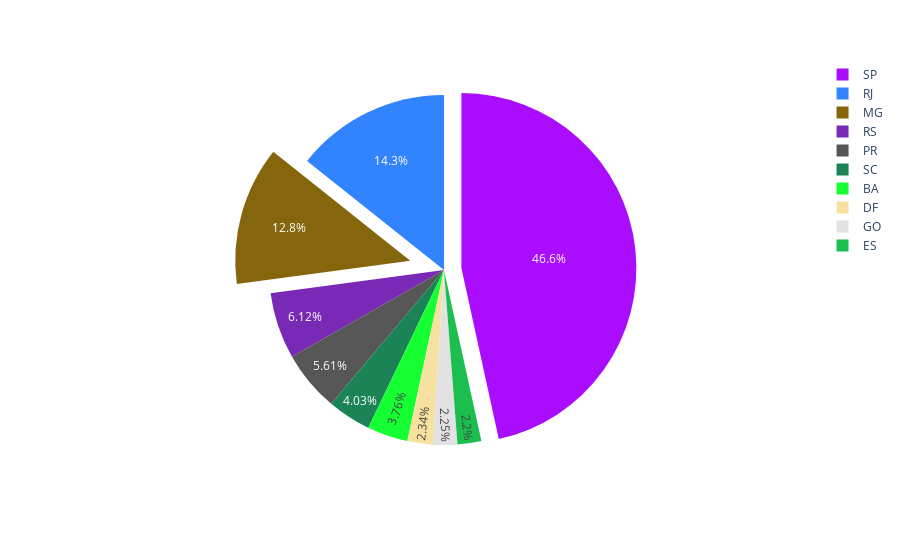

Source (notebook cell):
### Code cell
fig = px.pie(q_6 , values='number_of_customer' , names='customer_state' , color='customer_state' , color_discrete_sequence=px.colors.qualitative.Alphabet)
fig.update_traces( pull=[0.1 , 0 , 0.2 , 0 , 0 , 0] )

### Figure 1 — Plotly figure (JSON) as saved in the notebook; plotly's stock layout.template omitted (floating-point values rounded to 4 significant figures)
{"data": [{"customdata": [["SP"], ["RJ"], ["MG"], ["RS"], ["PR"], ["SC"], ["BA"], ["DF"], ["GO"], ["ES"]], "domain": {"x": [0, 1], "y": [0, 1]}, "hovertemplate": "customer_state=%{customdata[0]}<br>number_of_customer=%{value}<extra></extra>", "labels": ["SP", "RJ", "MG", "RS", "PR", "SC", "BA", "DF", "GO", "ES"], "legendgroup": "", "marker": {"colors": ["#AA0DFE", "#3283FE", "#85660D", "#782AB6", "#565656", "#1C8356", "#16FF32", "#F7E1A0", "#E2E2E2", "#1CBE4F"]}, "name": "", "pull": [0.1, 0, 0.2, 0, 0, 0], "showlegend": true, "type": "pie", "values": [48797, 14987, 13429, 6413, 5879, 4218, 3942, 2449, 2359, 2300]}], "layout": {"legend": {"tracegroupgap": 0}, "margin": {"t": 60}, "piecolorway": ["#AA0DFE", "#3283FE", "#85660D", "#782AB6", "#565656", "#1C8356", "#16FF32", "#F7E1A0", "#E2E2E2", "#1CBE4F", "#C4451C", "#DEA0FD", "#FE00FA", "#325A9B", "#FEAF16", "#F8A19F", "#90AD1C", "#F6222E", "#1CFFCE", "#2ED9FF", "#B10DA1", "#C075A6", "#FC1CBF", "#B00068", "#FBE426", "#FA0087"]}}
